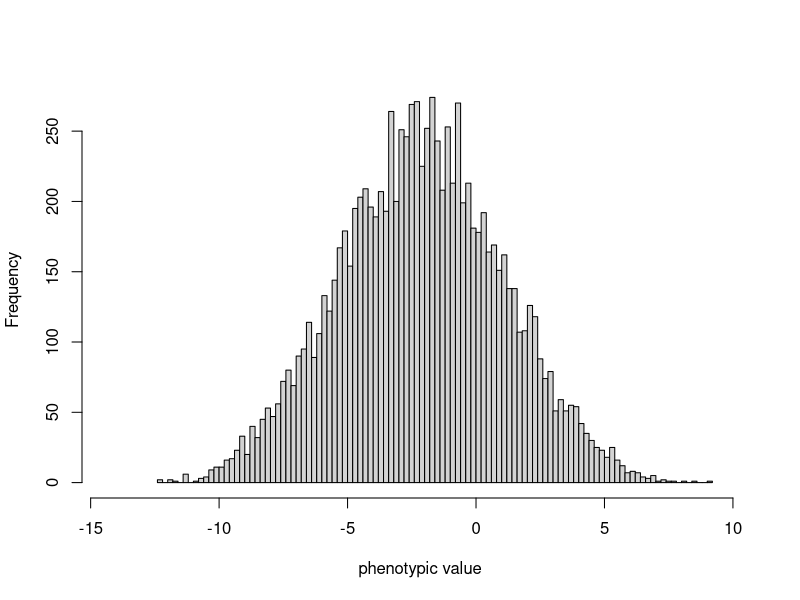

This figure's R source:
## ---- chunk 1
library(ggplot2)
library(dplyr)
library(stringr)
## ---- chunk 2
numloci<-10 
eff<-rnorm(numloci,0,1)
numind<-10000 #number of individuals to sample
high<-2*sum(replace(eff,eff<0,0)) 
low<-2*sum(replace(eff,eff>0,0))
pheno<-c() 
genomat<-matrix(NA,nrow=numind,ncol=numloci) 
sample_dist <- data.frame(means = rep(NA, 15000))
for(i in 1:numind){
   geno<-replicate(numloci,sum(sample(c(0,1),2,replace=T)))
   genomat[i,]<-geno
   pheno<-c(pheno,geno%*%eff)
}
hist(pheno,breaks = 100, main = '',xlab='phenotypic value',xlim=c(low-0.5,high+0.5))
geno
pheno
mean(pheno)
